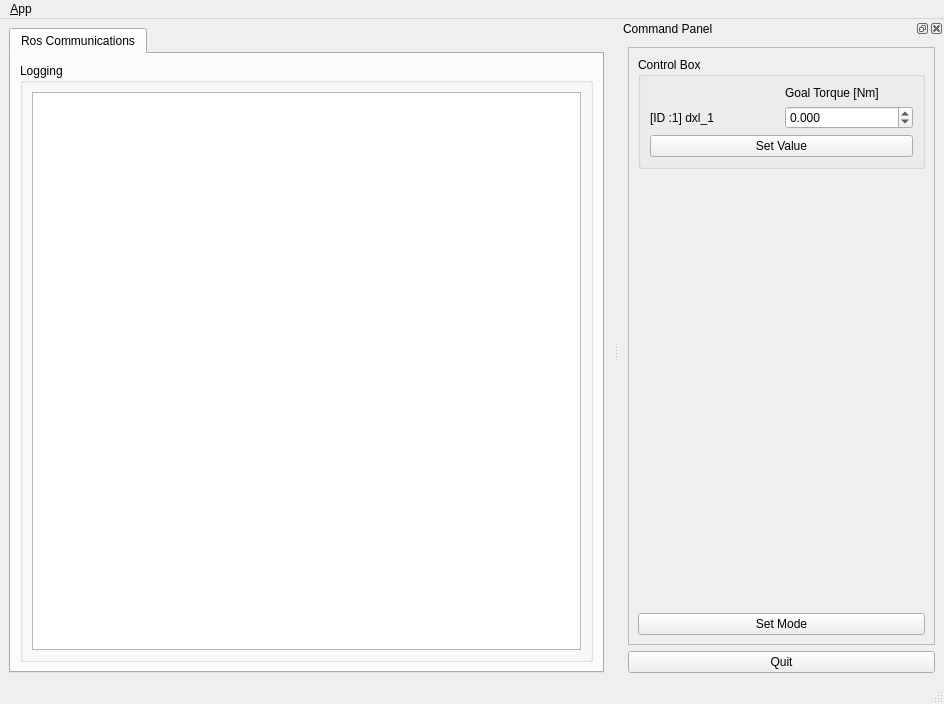
<?xml version="1.0" encoding="UTF-8"?>
<ui version="4.0">
 <class>MainWindowDesign</class>
 <widget class="QMainWindow" name="MainWindowDesign">
  <property name="geometry">
   <rect>
    <x>0</x>
    <y>0</y>
    <width>944</width>
    <height>704</height>
   </rect>
  </property>
  <property name="windowTitle">
   <string>QRosApp</string>
  </property>
  <property name="windowIcon">
   <iconset resource="../resources/images.qrc">
    <normaloff>:/images/icon.png</normaloff>:/images/icon.png</iconset>
  </property>
  <property name="locale">
   <locale language="English" country="Australia"/>
  </property>
  <widget class="QWidget" name="centralwidget">
   <layout class="QHBoxLayout">
    <item>
     <widget class="QTabWidget" name="tab_manager">
      <property name="minimumSize">
       <size>
        <width>100</width>
        <height>0</height>
       </size>
      </property>
      <property name="locale">
       <locale language="English" country="Australia"/>
      </property>
      <property name="currentIndex">
       <number>0</number>
      </property>
      <widget class="QWidget" name="tab_status">
       <attribute name="title">
        <string>Ros Communications</string>
       </attribute>
       <layout class="QVBoxLayout" name="verticalLayout_2">
        <item>
         <widget class="QGroupBox" name="groupBox_12">
          <property name="sizePolicy">
           <sizepolicy hsizetype="MinimumExpanding" vsizetype="Preferred">
            <horstretch>0</horstretch>
            <verstretch>0</verstretch>
           </sizepolicy>
          </property>
          <property name="title">
           <string>Logging</string>
          </property>
          <layout class="QGridLayout" name="gridLayout_3">
           <item row="0" column="0">
            <widget class="QListView" name="view_logging"/>
           </item>
          </layout>
         </widget>
        </item>
       </layout>
      </widget>
     </widget>
    </item>
   </layout>
  </widget>
  <widget class="QMenuBar" name="menubar">
   <property name="geometry">
    <rect>
     <x>0</x>
     <y>0</y>
     <width>944</width>
     <height>20</height>
    </rect>
   </property>
   <widget class="QMenu" name="menu_File">
    <property name="title">
     <string>&amp;App</string>
    </property>
    <addaction name="action_Preferences"/>
    <addaction name="separator"/>
    <addaction name="actionAbout"/>
    <addaction name="actionAbout_Qt"/>
    <addaction name="separator"/>
    <addaction name="action_Quit"/>
   </widget>
   <addaction name="menu_File"/>
  </widget>
  <widget class="QStatusBar" name="statusbar"/>
  <widget class="QDockWidget" name="dock_status">
   <property name="sizePolicy">
    <sizepolicy hsizetype="Minimum" vsizetype="Preferred">
     <horstretch>0</horstretch>
     <verstretch>0</verstretch>
    </sizepolicy>
   </property>
   <property name="minimumSize">
    <size>
     <width>325</width>
     <height>368</height>
    </size>
   </property>
   <property name="allowedAreas">
    <set>Qt::RightDockWidgetArea</set>
   </property>
   <property name="windowTitle">
    <string>Command Panel</string>
   </property>
   <attribute name="dockWidgetArea">
    <number>2</number>
   </attribute>
   <widget class="QWidget" name="dockWidgetContents_2">
    <layout class="QVBoxLayout" name="verticalLayout">
     <item>
      <widget class="QFrame" name="frame">
       <property name="sizePolicy">
        <sizepolicy hsizetype="Minimum" vsizetype="Preferred">
         <horstretch>0</horstretch>
         <verstretch>0</verstretch>
        </sizepolicy>
       </property>
       <property name="frameShape">
        <enum>QFrame::StyledPanel</enum>
       </property>
       <property name="frameShadow">
        <enum>QFrame::Raised</enum>
       </property>
       <layout class="QVBoxLayout" name="verticalLayout_3">
        <item>
         <widget class="QGroupBox" name="groupBox">
          <property name="title">
           <string>Control Box</string>
          </property>
          <layout class="QGridLayout" name="gridLayout">
           <item row="1" column="0">
            <widget class="QLabel" name="label">
             <property name="text">
              <string>[ID :1] dxl_1</string>
             </property>
            </widget>
           </item>
           <item row="1" column="1">
            <widget class="QDoubleSpinBox" name="id_1_goal_torque_spinbox">
             <property name="decimals">
              <number>3</number>
             </property>
             <property name="minimum">
              <double>-100000.000000000000000</double>
             </property>
             <property name="maximum">
              <double>100000.000000000000000</double>
             </property>
             <property name="singleStep">
              <double>0.100000000000000</double>
             </property>
            </widget>
           </item>
           <item row="0" column="1">
            <widget class="QLabel" name="label_2">
             <property name="text">
              <string>Goal Torque [Nm]</string>
             </property>
            </widget>
           </item>
           <item row="2" column="0" colspan="2">
            <widget class="QPushButton" name="set_value_button">
             <property name="text">
              <string>Set Value</string>
             </property>
            </widget>
           </item>
          </layout>
         </widget>
        </item>
        <item>
         <spacer name="verticalSpacer_3">
          <property name="orientation">
           <enum>Qt::Vertical</enum>
          </property>
          <property name="sizeHint" stdset="0">
           <size>
            <width>20</width>
            <height>233</height>
           </size>
          </property>
         </spacer>
        </item>
        <item>
         <widget class="QPushButton" name="set_mode_button">
          <property name="text">
           <string>Set Mode</string>
          </property>
         </widget>
        </item>
       </layout>
      </widget>
     </item>
     <item>
      <widget class="QPushButton" name="quit_button">
       <property name="sizePolicy">
        <sizepolicy hsizetype="MinimumExpanding" vsizetype="Fixed">
         <horstretch>0</horstretch>
         <verstretch>0</verstretch>
        </sizepolicy>
       </property>
       <property name="text">
        <string>Quit</string>
       </property>
      </widget>
     </item>
    </layout>
   </widget>
  </widget>
  <action name="action_Quit">
   <property name="text">
    <string>&amp;Quit</string>
   </property>
   <property name="shortcut">
    <string>Ctrl+Q</string>
   </property>
   <property name="shortcutContext">
    <enum>Qt::ApplicationShortcut</enum>
   </property>
  </action>
  <action name="action_Preferences">
   <property name="text">
    <string>&amp;Preferences</string>
   </property>
  </action>
  <action name="actionAbout">
   <property name="text">
    <string>&amp;About</string>
   </property>
  </action>
  <action name="actionAbout_Qt">
   <property name="text">
    <string>About &amp;Qt</string>
   </property>
  </action>
 </widget>
 <resources>
  <include location="../resources/images.qrc"/>
 </resources>
 <connections>
  <connection>
   <sender>action_Quit</sender>
   <signal>triggered()</signal>
   <receiver>MainWindowDesign</receiver>
   <slot>close()</slot>
   <hints>
    <hint type="sourcelabel">
     <x>-1</x>
     <y>-1</y>
    </hint>
    <hint type="destinationlabel">
     <x>399</x>
     <y>299</y>
    </hint>
   </hints>
  </connection>
  <connection>
   <sender>quit_button</sender>
   <signal>clicked()</signal>
   <receiver>MainWindowDesign</receiver>
   <slot>close()</slot>
   <hints>
    <hint type="sourcelabel">
     <x>859</x>
     <y>552</y>
    </hint>
    <hint type="destinationlabel">
     <x>469</x>
     <y>299</y>
    </hint>
   </hints>
  </connection>
 </connections>
</ui>
